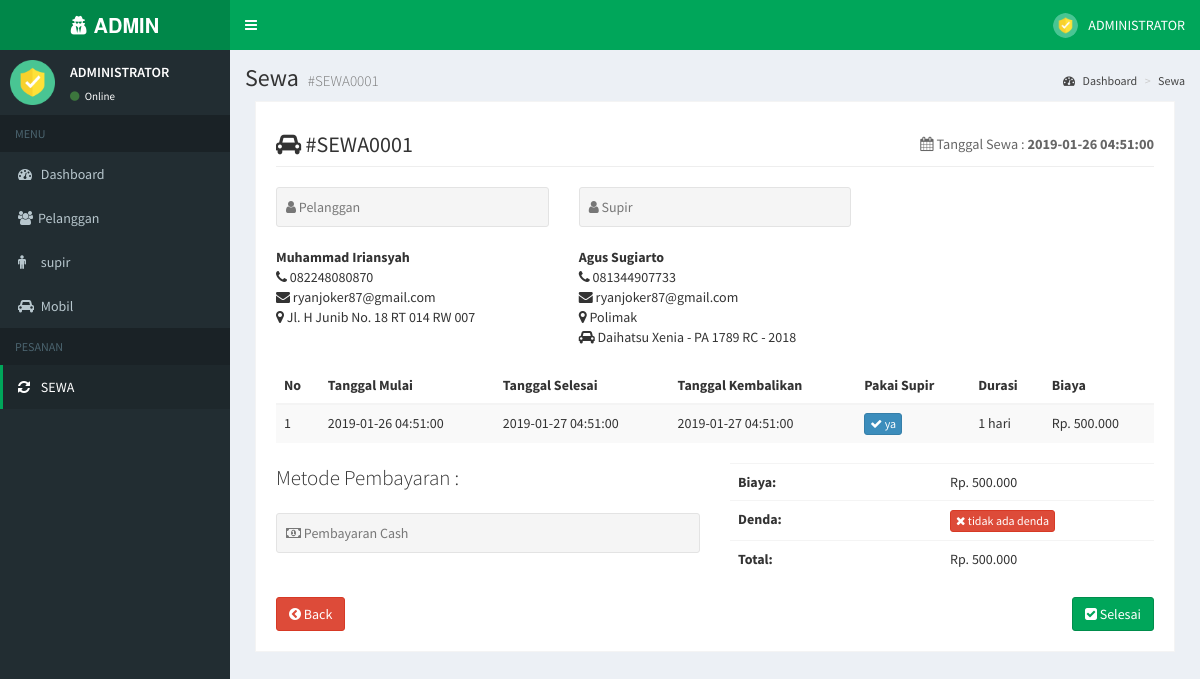
Page /index.php?page=sewaview&id=SEWA0001 (signed in) on the committed database.
### tables this page shows
CREATE TABLE `tbl_sewa` (
  `id_sewa` varchar(15) NOT NULL,
  `id_pelanggan` varchar(15) NOT NULL,
  `id_supir` varchar(15) NOT NULL,
  `alamat_pengantaran` text NOT NULL,
  `tanggal_mulai` timestamp NULL DEFAULT NULL,
  `tanggal_selesai` timestamp NULL DEFAULT NULL,
  `tanggal_kembali` timestamp NULL DEFAULT NULL,
  `supir` int(1) NOT NULL,
  `durasi_sewa` int(5) NOT NULL,
  `biaya` int(10) NOT NULL,
  `denda` int(10) DEFAULT NULL,
  `selesai` int(1) DEFAULT NULL
);

CREATE TABLE `tbl_pelanggan` (
  `id_pelanggan` varchar(15) NOT NULL,
  `nik_pelanggan` varchar(16) NOT NULL,
  `nama_pelanggan` varchar(50) NOT NULL,
  `nohp_pelanggan` varchar(12) NOT NULL,
  `email_pelanggan` varchar(30) NOT NULL,
  `password_pelanggan` varchar(15) NOT NULL,
  `alamat_pelanggan` text NOT NULL,
  `foto_pelanggan` text
);

CREATE TABLE `tbl_supir` (
  `id_supir` varchar(15) NOT NULL,
  `nik_supir` varchar(16) NOT NULL,
  `nama_supir` varchar(50) NOT NULL,
  `nohp_supir` varchar(12) NOT NULL,
  `email_supir` varchar(30) NOT NULL,
  `password_supir` varchar(15) NOT NULL,
  `alamat_supir` text NOT NULL,
  `foto_supir` text,
  `id_mobil` varchar(15) NOT NULL,
  `no_polisi` varchar(15) NOT NULL,
  `tahun` varchar(5) NOT NULL
);

CREATE TABLE `tbl_mobil` (
  `id_mobil` varchar(15) NOT NULL,
  `tipe_mobil` varchar(50) NOT NULL,
  `foto_mobil` text
);

### page/sewa/sewaview.php (the view, shortened to what this page needs)
<section class="content-header">
    <h1>Sewa <small>#<?= $_GET['id'] ?></small></h1>
    <ol class="breadcrumb">
        <li><a href="#"><i class="fa fa-dashboard"></i> Dashboard</a></li>
        <li><a>Sewa</a></li>
    </ol>
</section>
<?php
    $get = mysqli_query($conn, "SELECT * FROM tbl_sewa
                                JOIN tbl_pelanggan ON tbl_sewa.id_pelanggan=tbl_pelanggan.id_pelanggan
                                JOIN tbl_supir ON tbl_sewa.id_supir=tbl_supir.id_supir
                                JOIN tbl_mobil ON tbl_supir.id_mobil=tbl_mobil.id_mobil
                                WHERE id_sewa='$_GET[id]'");
    $row = mysqli_fetch_array($get);
?>
<section class="invoice">
    <div class="row">
        <div class="col-xs-12">
            <h2 class="page-header">
                <i class="fa fa-car"></i> #<?= $row['id_sewa'] ?>
                <small class="pull-right"><i class="fa fa-calendar"></i> Tanggal Sewa : <b><?= $row['tanggal_mulai'] ?></b></small>
            </h2>
        </div>
    </div>
    <div class="row invoice-info">
        <div class="col-sm-4">
            <p class="text-muted well well-sm no-shadow">
                <i class="fa fa-user"></i> Pelanggan
            </p>
            <address>
                <strong><?= $row['nama_pelanggan'] ?></strong><br>
                <i class="fa fa-phone"></i> <?= $row['nohp_pelanggan'] ?><br>
                <i class="fa fa-envelope"></i> <?= $row['email_pelanggan'] ?><br>
                <i class="fa fa-map-marker"></i> <?= $row['alamat_pelanggan'] ?><br>
            </address>
        </div>
        <div class="col-sm-4 invoice-col">
            <p class="text-muted well well-sm no-shadow">
                <i class="fa fa-user"></i> Supir
            </p>
            <address>
                <strong><?= $row['nama_supir'] ?></strong><br>
                <i class="fa fa-phone"></i> <?= $row['nohp_supir'] ?><br>
                <i class="fa fa-envelope"></i> <?= $row['email_supir'] ?><br>
                <i class="fa fa-map-marker"></i> <?= $row['alamat_supir'] ?><br>
                <i class="fa fa-car"></i> <?= $row['tipe_mobil']." - ".$row['no_polisi']." - ".$row['tahun'] ?><br>
            </address>
        </div>
    </div>
    <div class="row">
        <div class="col-xs-12 table-responsive">
            <table class="table table-striped">
                <thead>
                <tr>
                    <th>No</th>
                    <th>Tanggal Mulai</th>
                    <th>Tanggal Selesai</th>
                    <th>Tanggal Kembalikan</th>
                    <th>Pakai Supir</th>
                    <th>Durasi</th>
                    <th>Biaya</th>
                </tr>
                </thead>
                <tbody>
                <tr>
                    <td>1</td>
                    <td><?= $row['tanggal_mulai'] ?></td>
                    <td><?= $row['tanggal_selesai'] ?></td>
                    <td>
                    <?php
                        if (!empty($row['tanggal_kembali'])) {
                            echo $row['tanggal_selesai'];
                        } elseif ($row['selesai']==0 && $row['denda']==0 && empty($row['tanggal_kembali'])) {
                            echo '<a class="btn btn-warning btn-xs"><i class="fa fa-refresh"></i> dalam orderan</a>';
                        }
                    ?>
                    <td>
                    <?php
                        if ($row['supir']!=0) {
                            echo '<a class="btn btn-primary btn-xs"><i class="fa fa-check"></i> ya</a>';
                        } else {
                            echo '<a class="btn btn-danger btn-xs"><i class="fa fa-remove"></i> tidak</a>';
                        }
                    ?>
                    </td>
                    <td><?= $row['durasi_sewa'] ?> hari</td>
                    <td><?= buatrp($row['biaya']) ?></td>
                </tr>
                </tbody>
            </table>
        </div>
    </div>
    <div class="row">
        <div class="col-xs-6">
            <p class="lead">Metode Pembayaran :
            <p class="text-muted well well-sm no-shadow">
                <i class="fa fa-money"></i> Pembayaran Cash
            </p>
        </div>
        <div class="col-xs-6">
            <div class="table-responsive">
                <table class="table">
                    <tbody>
                        <tr>
                            <th style="width:50%">Biaya:</th>
                            <td><?= buatrp($row['biaya']) ?></td>
                        </tr>
                        <tr>
                            <th>Denda:</th>
                            <td>
                            <?php
                                if ($row['selesai']==1 && $row['denda']!=0 && !empty($row['tanggal_kembali'])) {
                                    echo buatrp($row['denda']);
                                } elseif ($row['selesai']==0 && $row['denda']==0 && empty($row['tanggal_kembali'])) {
                                    echo '<a class="btn btn-warning btn-xs"><i class="fa fa-refresh"></i> dalam orderan</a>';
                                } elseif ($row['selesai']==1 && $row['denda']==0 && !empty($row['tanggal_kembali'])) {
                                    echo '<a class="btn btn-danger btn-xs"><i class="fa fa-remove"></i> tidak ada denda</a>';
                                }
                            ?>
                            </td>
                        </tr>
                        <tr>
                            <th>Total:</th>
                            <td>
                            <?php
                                if ($row['selesai']==1 && $row['denda']!=0 && !empty($row['tanggal_kembali'])) {
                                    echo buatrp($row['biaya']+$row['denda']);
                                } elseif ($row['selesai']==0 && $row['denda']==0 && empty($row['tanggal_kembali'])) {
                                    echo '<a class="btn btn-warning btn-xs"><i class="fa fa-refresh"></i> dalam orderan</a>';
                                } elseif ($row['selesai']==1 && $row['denda']==0 && !empty($row['tanggal_kembali'])) {
                                    echo buatrp($row['biaya']+$row['denda']);
                                }
                            ?>
                            </td>
                        </tr>
                    </tbody>
                </table>
            </div>
        </div>
    </div>
    <div class="row no-print">
        <div class="col-xs-12">
          <a href="?page=sewa" class="btn btn-danger"><i class="fa fa-chevron-circle-left"></i> Back</a>
          <?php
          if ($row['selesai']!=0){
              echo '<button type="button" class="btn btn-success pull-right"><i class="fa fa-check-square"></i> Selesai';
          } else {
            echo '<button type="button" class="btn btn-warning pull-right"><i class="fa fa-refresh"></i> dalam orderan';
          }
          ?>
          </button>
        </div>
    </div>
</section>

### rows in the picture
tbl_sewa: id_sewa "SEWA0001", tanggal_mulai "2019-01-26 04:51:00", id_pelanggan.nama_pelanggan "Muhammad Iriansyah", id_pelanggan.nohp_pelanggan "082248080870", id_pelanggan.email_pelanggan "ryanjoker87@gmail.com", id_pelanggan.alamat_pelanggan "Jl. H Junib No. 18 RT 014 RW 007", id_supir.nama_supir "Agus Sugiarto", id_supir.nohp_supir "081344907733", id_supir.email_supir "ryanjoker87@gmail.com", id_supir.alamat_supir "Polimak", tbl_mobil.tipe_mobil "Daihatsu Xenia", id_supir.no_polisi "PA 1789 RC", id_supir.tahun "2018", tanggal_selesai "2019-01-27 04:51:00", durasi_sewa "1", biaya "Rp. 500.000", buatrp($row['biaya']+$row['denda']) "Rp. 500.000"

### other values in the picture
$_GET['id'] "SEWA0001"
